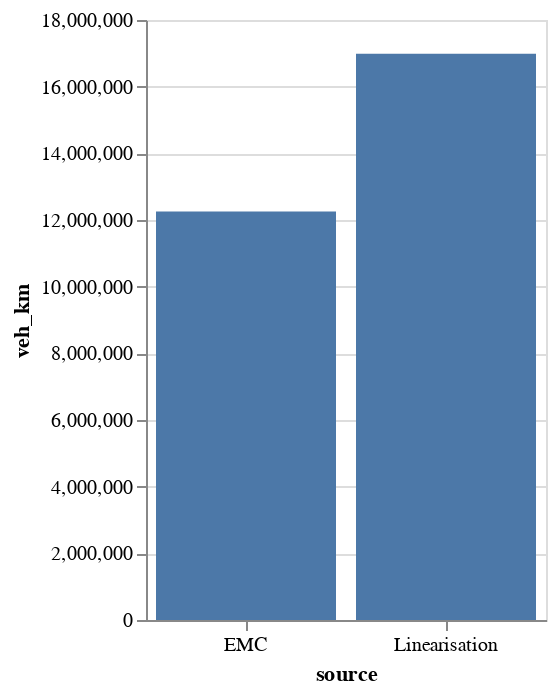

Notebook source saved alongside this figure:
### Code cell
#comparaison des résultats avec les données EDA2017
alt.Chart(pd.DataFrame({'veh_km':[12257937.5473321,donnees_generales.veh_km.sum()], 'source':['EMC','Linearisation']}),width=200).mark_bar().encode(
    x=alt.X('source', axis=alt.Axis(labelAngle=0)),
    y=alt.Y('veh_km'))

### Figure 1 — Vega-Lite specification as saved in the notebook (floating-point values rounded to 4 significant figures)
{"config": {"view": {"continuousWidth": 400, "continuousHeight": 300}}, "data": {"name": "data-ef5680f25dcafd585bf53e397f1c3007"}, "mark": "bar", "encoding": {"x": {"type": "nominal", "axis": {"labelAngle": 0}, "field": "source"}, "y": {"type": "quantitative", "field": "veh_km"}}, "width": 200, "$schema": "https://vega.github.io/schema/vega-lite/v4.8.1.json", "datasets": {"data-ef5680f25dcafd585bf53e397f1c3007": [{"veh_km": 12260000.0, "source": "EMC"}, {"veh_km": 16990000.0, "source": "Linearisation"}]}}
